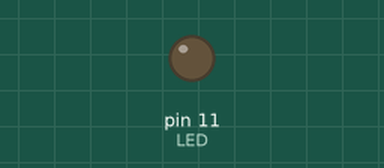
Bench run of a sketch on a simulated Arduino Uno, built with avr-gcc and run on an emulated ATmega328P. Shown: output pins drawn as LEDs (lit = HIGH).

Above: at 0.15 s.
Timing chart, 0 to 1.6 s (numbered marks = the images above):
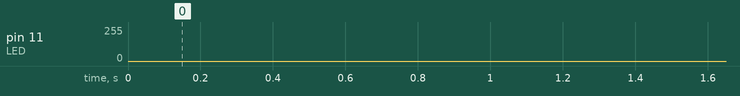

The sketch:

millis_practice_2.ino
```cpp
// 1. Servo와 LED를 동시에

// #include <Servo.h>

// Servo myservo;

// int potpin = A0;
// int ledpin = 11;
// int val;

// unsigned long t_prev = 0;
// unsigned long t_delay = 1000;

// void setup() {
//   myservo.attach(9);
// }

// void loop() {
//   val = analogRead(potpin);
//   int val1 = map(val, 0, 1023, 0, 180);
//   int val2 = map(val, 0, 1023, 0, 255);
//   myservo.write(val1);
//   delay(15);

//   unsigned long t_now = millis();
//   if (t_now - t_prev >= t_delay / 2) {
//     analogWrite(ledpin, val2);
//   } else if (t_now - t_prev < t_delay / 2) {
//     analogWrite(ledpin, 0);
//   }
//   if (t_now - t_prev >= t_delay) {
//     t_prev = t_now;
//   }
// }

// 2. NDelay 클래스 만들기

class NDelayFunc {
  unsigned long t_prev;
  const unsigned long t_delay;
  void (*func)();

public:
  NDelayFunc(
    const unsigned long t_delay,
    void (*func)())
    : t_prev(0), t_delay(t_delay), func(func) {}

  void run() {
    unsigned long t_now = millis();
    if (t_now - t_prev >= t_delay) {
      t_prev = t_now;

      func();
    }
  }
};

const int LED = 11;
unsigned int t_high = 0;
unsigned int t_high2 = 255;
int trigger = 0;

void fading() {
  t_high++;
  if (t_high > 255) {
    t_high = 0;
    trigger = 1;
  }
  analogWrite(LED, t_high);
}
void fadeout() {
  t_high2--;
  if (t_high2 == 0) {
    t_high2 = 255;
    trigger = 0;
  }
  analogWrite(LED, t_high2);
}

NDelayFunc nDelayFading(4, fading);
NDelayFunc nDelayFadeout(4, fadeout);

void setup() {
}

void loop() {
  if (trigger == 0) {
    nDelayFading.run();
  } else if (trigger == 1) {
    nDelayFadeout.run();
  }
}
```
